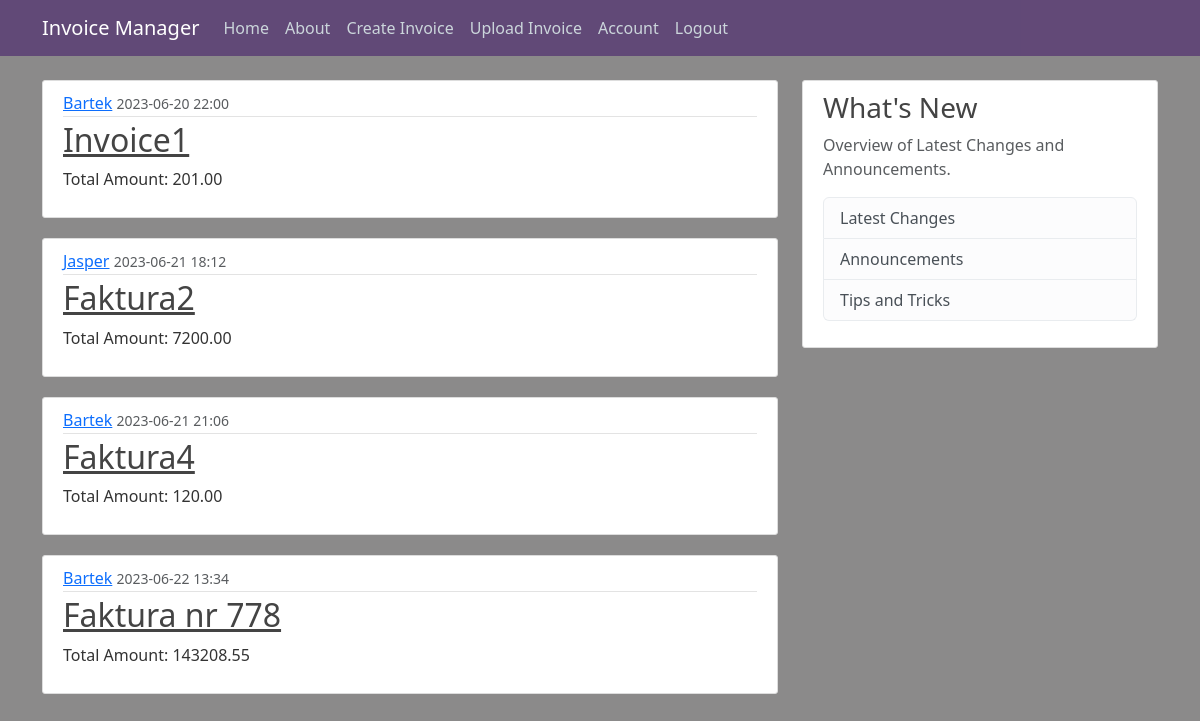
Screenshot of /home (signed in) with the database file from the repository.
### application/models.py (models this page shows, shortened)
class Invoice(db.Model):
    id = db.Column(db.Integer, primary_key = True)
    name = db.Column(db.String(100), nullable = False)
    content = db.Column(db.Text, nullable = False)
    amount = db.Column(db.Numeric(10,2), nullable = False)
    date_posted = db.Column(db.DateTime, nullable = False, default = datetime.utcnow)
    user_id = db.Column(db.Integer, db.ForeignKey('user.id'), nullable = False)
    entries = db.relationship('Entry', backref='invoice', lazy=True)

class User(db.Model, UserMixin):
    id = db.Column(db.Integer, primary_key = True)
    username = db.Column(db.String(25), unique = True, nullable = False)
    email = db.Column(db.String(125), unique = True, nullable = False)
    image_file = db.Column(db.String(25), nullable = False, default = 'default.jpg')
    password = db.Column(db.String(60), nullable = False)
    invoices = db.relationship('Invoice', backref='author', lazy=True)

### application/routes.py (the view)
@app.route('/')
@app.route('/home')
def home():
    invoices = Invoice.query.all()
    return render_template('home.html', invoices=invoices)

### application/models.py (called while the page is built)
@login_manager.user_loader
def load_user(user_id):
    return User.query.get(int(user_id))

### application/templates/home.html
{% extends "layout.html" %}
{% block content %}
    {% for invoice in invoices %}
        <article class="media content-section">
            <div class="media-body">
                <div class="article-metadata">
                    <a class="mr-2" href="#">{{ invoice.author.username }}</a>
                    <small class="text-muted">{{ invoice.date_posted.strftime('%Y-%m-%d %H:%M') }}</small>
                </div>
                <h2><a class="article-title" href="{{ url_for('invoice', invoice_id=invoice.id) }}">{{ invoice.name }}</a></h2>
                <p class="article-content">Total Amount: {{ invoice.amount }}</p>
            </div>
        </article>
    {% endfor %}
{% endblock content %}

### application/static/main.css (style rules this page uses)
body { background: #8b8a8a; color: #333333; margin-top: 5rem; }
h1, h2, h3, h4, h5, h6 { color: #444444; }
.content-section { background: #ffffff; padding: 10px 20px; border: 1px solid #dddddd; border-radius: 3px; margin-bottom: 20px; }
.article-title { color: #444444; }
.article-content { white-space: pre-line; }
.article-metadata { padding-bottom: 1px; margin-bottom: 4px; border-bottom: 1px solid #e3e3e3 }

### rows the page displays
Invoice: author.username "Bartek", date_posted "2023-06-20 22:00", name "Invoice1", amount "201.00"
Invoice: author.username "Jasper", date_posted "2023-06-21 18:12", name "Faktura2", amount "7200.00"
Invoice: author.username "Bartek", date_posted "2023-06-21 21:06", name "Faktura4", amount "120.00"
Invoice: author.username "Bartek", date_posted "2023-06-22 13:34", name "Faktura nr 778", amount "143208.55"
